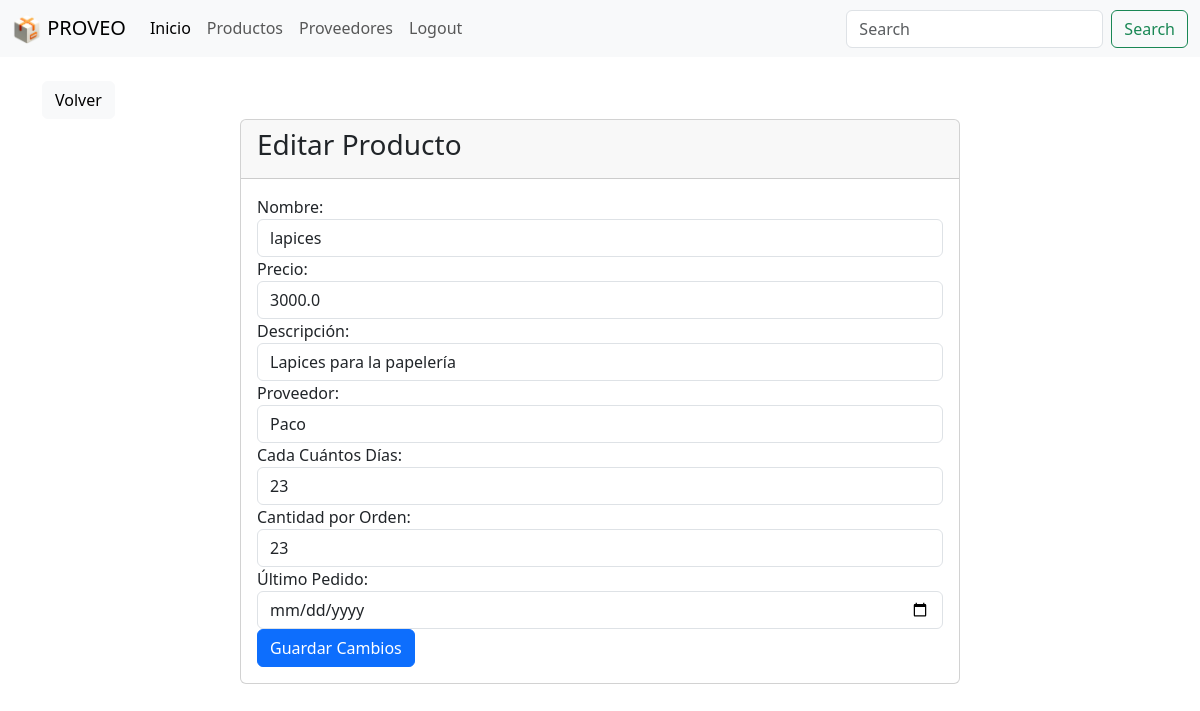
The page /editarPedido/24 (signed in) on the database its author committed.
### website/models.py (models this page shows, shortened)
class Producto(models.Model):
    nombre = models.CharField(max_length=50)
    precio = models.FloatField()
    descripcion = models.CharField(max_length=50)
    proveedor = models.ForeignKey(Proveedor, on_delete=models.CASCADE)
    cadaCuantosDias = models.IntegerField(default=0)
    cantidadPorOrden = models.IntegerField(default=0)
    fecha_registro = models.DateField(auto_now_add=True)
    userAsignado = models.ForeignKey(User, on_delete=models.CASCADE, default=1)
    ultimoPedido = models.DateField()

class Proveedor(models.Model):
    nombre = models.CharField(max_length=50)
    direccion = models.CharField(max_length=50)
    ciudad = models.CharField(max_length=50)
    telefono = models.CharField(max_length=50)
    email = models.CharField(max_length=50)
    userAsignado = models.ForeignKey(User, on_delete=models.CASCADE, default=1)

### website/views.py (the view, shortened to what this page needs)
# urls.py: path('editarPedido/<int:pk>', views.editarPedido, name='editarPedido'),
def editarPedido(request, pk):
    print("Editing producto")
    if request.user.is_authenticated:
        user = request.user
        producto = Producto.objects.get(id=pk)
        if user == producto.userAsignado:
            return render(request, 'editarProducto.html', {'producto': producto, 'proveedores': Proveedor.objects.all()})
        else:
            messages.error(
                request, 'No tienes permiso para editar este producto')
            return redirect('home')
    else:
        messages.error(request, 'Necesitas iniciar sesión')
        return redirect('home')

### website/templates/editarProducto.html (shortened to what this page needs)
{% extends "base.html" %}
{% block content %}{% include "volverProd.html" %}
<div class="container">
  <div class="row">
    <div class="col-md-8 offset-md-2">
      <div class="card">
        <div class="card-header">
          <h3 class="card-title">Editar Producto</h3>
        </div>
        <div class="card-body">
          <form method="POST">
            <div class="form-group">
              <label for="nombre">Nombre:</label>
              <input type="text" class="form-control" id="nombre" name="nombre" value="{{ producto.nombre }}">
            </div>
            <div class="form-group">
              <label for="precio">Precio:</label>
              <input type="number" step="0.01" class="form-control" id="precio" name="precio" value="{{ producto.precio }}">
            </div>
            <div class="form-group">
              <label for="descripcion">Descripción:</label>
              <input type="text" class="form-control" id="descripcion" name="descripcion" value="{{ producto.descripcion }}">
            </div>
            <div class="form-group">
              <label for="proveedor">Proveedor:</label>
              <select class="form-control" id="proveedor" name="proveedor">
                {% for proveedor in proveedores %}
                <option value="{{ proveedor.id }}" {% if producto.proveedor_id == proveedor.id %} selected {% endif %}>{{ proveedor.nombre }}</option>
                {% endfor %}
              </select>
            </div>
            <div class="form-group">
              <label for="cadaCuantosDias">Cada Cuántos Días:</label>
              <input type="number" class="form-control" id="cadaCuantosDias" name="cadaCuantosDias" value="{{ producto.cadaCuantosDias }}">
            </div>
            <div class="form-group">
              <label for="cantidadPorOrden">Cantidad por Orden:</label>
              <input type="number" class="form-control" id="cantidadPorOrden" name="cantidadPorOrden" value="{{ producto.cantidadPorOrden }}">
            </div>
            <div class="form-group">
              <label for="ultimoPedido">Último Pedido:</label>
              <input type="date" class="form-control" id="ultimoPedido" name="ultimoPedido" value="{{ producto.ultimoPedido }}">
            </div>
            <button type="submit" class="btn btn-primary">Guardar Cambios</button>
          </form>
        </div>
      </div>
    </div>
  </div>
</div>
{% endblock %}

### rows shown on the page
Producto: nombre "lapices", precio "3000.0", descripcion "Lapices para la papelería", proveedor "Paco", cadaCuantosDias "23", cantidadPorOrden "23"
